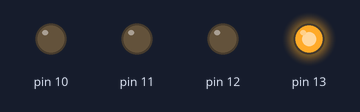
Bench run of a sketch on a simulated Arduino Uno, built with avr-gcc and run on an emulated ATmega328P. Shown: output pins drawn as LEDs (lit = HIGH). Pins used as bus, display or sensor lines are not drawn.

Above: at 0.15 s.
At 0.75 s:
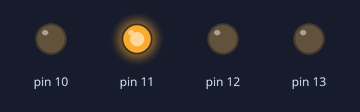
At 1.65 s:
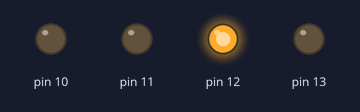
At 2.25 s:
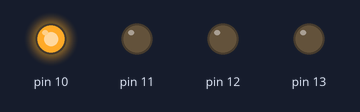
Timing chart, 0 to 3.0 s (numbered marks = the images above):
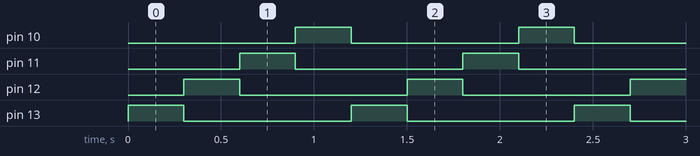

Measured:
- by itself, pin 10–13: alternates HIGH for 0.30 s and LOW for 0.90 s
- by itself, everything shown: repeats every 1.2 s, in 5 steps

The sketch:

Color_Sequence.ino
```cpp
void setup() {


pinMode(9, OUTPUT);
pinMode(10, OUTPUT);
pinMode(11, OUTPUT);
pinMode(12, OUTPUT);
pinMode(13, OUTPUT);
}

void loop() {
digitalWrite(13, HIGH);
  digitalWrite(12, LOW);
  digitalWrite(11, LOW);
  digitalWrite(10, LOW);
  digitalWrite(9, LOW);

  delay(300);
  digitalWrite(13, LOW);
  digitalWrite(12, HIGH);
  digitalWrite(11, LOW);
  digitalWrite(10, LOW);
  digitalWrite(9, LOW);

  delay(300);
  digitalWrite(13, LOW);
  digitalWrite(12, LOW);
  digitalWrite(11, HIGH);
  digitalWrite(10, LOW);
  digitalWrite(9, LOW);

  delay(300);
  digitalWrite(13, LOW);
  digitalWrite(12, LOW);
  digitalWrite(11, LOW);
  digitalWrite(10, HIGH);
  digitalWrite(9, LOW);


  delay(300);
  digitalWrite(13, LOW);
  digitalWrite(12, LOW);
  digitalWrite(11, LOW);
  digitalWrite(10, LOW);
  digitalWrite(9, HIGH);


}
```
